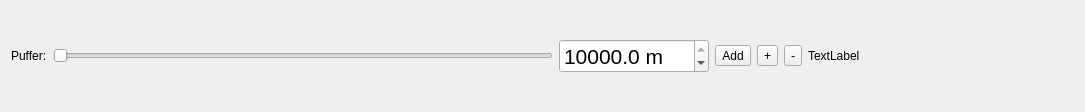
<?xml version="1.0" encoding="UTF-8"?>
<ui version="4.0">
 <class>Form</class>
 <widget class="QWidget" name="Form">
  <property name="geometry">
   <rect>
    <x>0</x>
    <y>0</y>
    <width>1085</width>
    <height>112</height>
   </rect>
  </property>
  <property name="windowTitle">
   <string>Form</string>
  </property>
  <layout class="QHBoxLayout" name="horizontalLayout">
   <item>
    <widget class="QLabel" name="label">
     <property name="text">
      <string>Puffer:</string>
     </property>
    </widget>
   </item>
   <item>
    <widget class="QSlider" name="sldBufferValue">
     <property name="sizePolicy">
      <sizepolicy hsizetype="Fixed" vsizetype="Fixed">
       <horstretch>0</horstretch>
       <verstretch>0</verstretch>
      </sizepolicy>
     </property>
     <property name="minimumSize">
      <size>
       <width>500</width>
       <height>0</height>
      </size>
     </property>
     <property name="maximum">
      <number>100</number>
     </property>
     <property name="orientation">
      <enum>Qt::Horizontal</enum>
     </property>
     <property name="tickInterval">
      <number>10</number>
     </property>
    </widget>
   </item>
   <item>
    <widget class="QDoubleSpinBox" name="dblSpinBox">
     <property name="sizePolicy">
      <sizepolicy hsizetype="Fixed" vsizetype="Fixed">
       <horstretch>0</horstretch>
       <verstretch>0</verstretch>
      </sizepolicy>
     </property>
     <property name="minimumSize">
      <size>
       <width>150</width>
       <height>32</height>
      </size>
     </property>
     <property name="font">
      <font>
       <pointsize>16</pointsize>
      </font>
     </property>
     <property name="prefix">
      <string/>
     </property>
     <property name="suffix">
      <string> m</string>
     </property>
     <property name="decimals">
      <number>1</number>
     </property>
     <property name="minimum">
      <double>0.000000000000000</double>
     </property>
     <property name="maximum">
      <double>10000.000000000000000</double>
     </property>
     <property name="singleStep">
      <double>0.100000000000000</double>
     </property>
     <property name="value">
      <double>10000.000000000000000</double>
     </property>
    </widget>
   </item>
   <item>
    <widget class="QToolButton" name="btnNewSelection">
     <property name="sizePolicy">
      <sizepolicy hsizetype="Fixed" vsizetype="Fixed">
       <horstretch>0</horstretch>
       <verstretch>0</verstretch>
      </sizepolicy>
     </property>
     <property name="toolTip">
      <string>Selektieren</string>
     </property>
     <property name="text">
      <string>Add</string>
     </property>
     <property name="icon">
      <iconset>
       <normaloff>icons/mActionSelectFeatures.png</normaloff>icons/mActionSelectFeatures.png</iconset>
     </property>
     <property name="iconSize">
      <size>
       <width>32</width>
       <height>32</height>
      </size>
     </property>
    </widget>
   </item>
   <item>
    <widget class="QToolButton" name="btnAddSelection">
     <property name="sizePolicy">
      <sizepolicy hsizetype="Fixed" vsizetype="Fixed">
       <horstretch>0</horstretch>
       <verstretch>0</verstretch>
      </sizepolicy>
     </property>
     <property name="toolTip">
      <string>Hinzuselektieren</string>
     </property>
     <property name="text">
      <string>+</string>
     </property>
     <property name="icon">
      <iconset>
       <normaloff>icons/mActionSelectFeaturesAdd.png</normaloff>icons/mActionSelectFeaturesAdd.png</iconset>
     </property>
     <property name="iconSize">
      <size>
       <width>32</width>
       <height>32</height>
      </size>
     </property>
    </widget>
   </item>
   <item>
    <widget class="QToolButton" name="btnRemoveSelection">
     <property name="sizePolicy">
      <sizepolicy hsizetype="Fixed" vsizetype="Fixed">
       <horstretch>0</horstretch>
       <verstretch>0</verstretch>
      </sizepolicy>
     </property>
     <property name="toolTip">
      <string>Wegselektieren </string>
     </property>
     <property name="text">
      <string>-</string>
     </property>
     <property name="icon">
      <iconset>
       <normaloff>icons/mActionSelectFeaturesMinus.png</normaloff>icons/mActionSelectFeaturesMinus.png</iconset>
     </property>
     <property name="iconSize">
      <size>
       <width>32</width>
       <height>32</height>
      </size>
     </property>
    </widget>
   </item>
   <item>
    <widget class="QLabel" name="lblArea">
     <property name="minimumSize">
      <size>
       <width>0</width>
       <height>0</height>
      </size>
     </property>
     <property name="text">
      <string>TextLabel</string>
     </property>
    </widget>
   </item>
   <item>
    <spacer name="horizontalSpacer">
     <property name="orientation">
      <enum>Qt::Horizontal</enum>
     </property>
     <property name="sizeHint" stdset="0">
      <size>
       <width>40</width>
       <height>20</height>
      </size>
     </property>
    </spacer>
   </item>
  </layout>
 </widget>
 <resources/>
 <connections/>
</ui>
